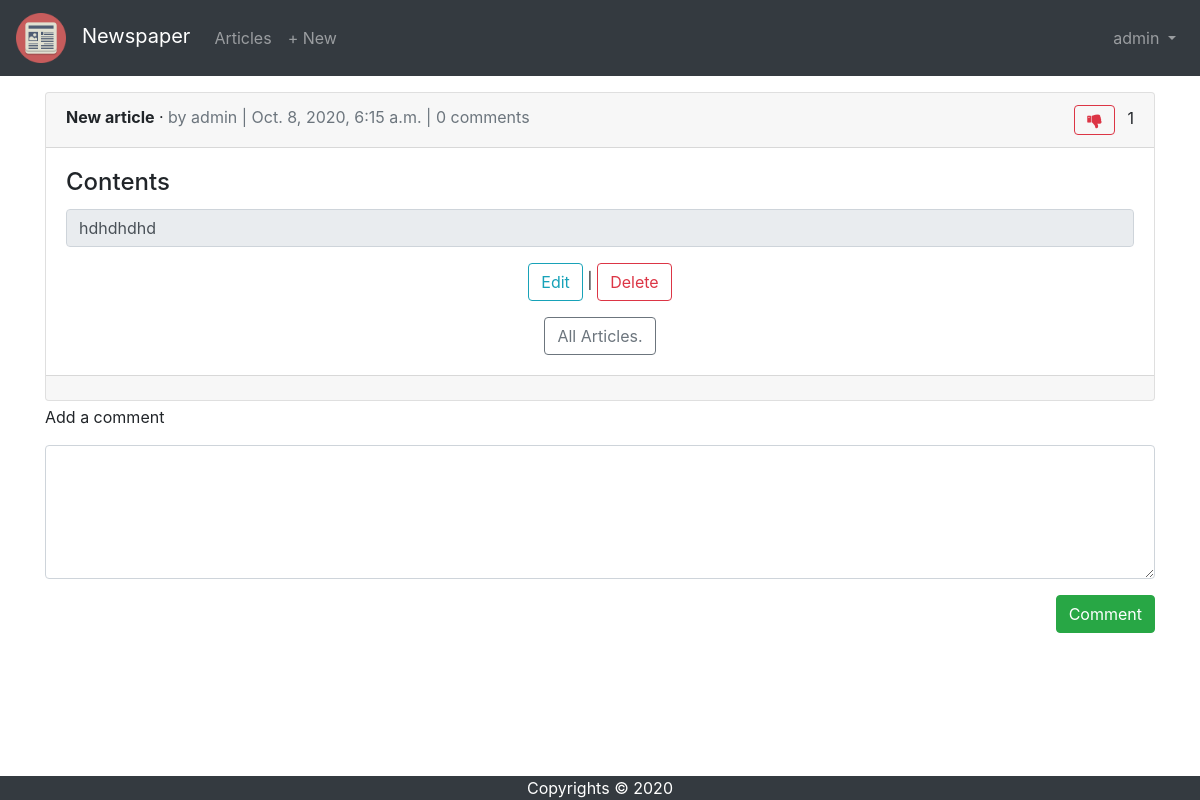
/articles/2/ (signed in), run on the app's committed database.
### users/models.py (models this page shows)
class CustomUser(AbstractUser):
    age = models.PositiveIntegerField(null=True, blank=True)

### articles/models.py (models this page shows, shortened)
class Article(models.Model):
    title = models.CharField(max_length=255)
    body = models.TextField()
    date = models.DateTimeField(auto_now_add=True)
    author = models.ForeignKey(
        to=get_user_model(),
        on_delete=models.CASCADE
    )
    likes = models.ManyToManyField(
        to=get_user_model(),
        related_name='liked_articles',
        blank=True,
        null=True,
    )
    def get_display_rows_count(self) -> int:
        return min(MAX_ROWS_FOR_ARTICLE, len(self.body.split('\n')))
    def is_liked_by(self, user: CustomUser) -> bool:
        return self.likes.all().filter(pk=user.pk).exists()

### articles/views.py (the view)
# urls.py: path('<int:pk>/', ArticleDetailView.as_view(), name='article_detail'),
class ArticleDetailView(DetailView):
    model = Article
    context_object_name = 'article'
    template_name = 'article_detail.html'
    def get_context_data(self, **kwargs):
        context = super().get_context_data(**kwargs)
        context['user_liked_article'] = self.get_object().is_liked_by(user=self.request.user)
        return context

### templates/article_detail.html (shortened to what this page needs)
{% extends 'base.html' %}
{% block content %}
    <div class="card mt-3">
        <div class="card-header">
            <span class="font-weight-bold">{{ article.title }}</span> &middot;
            <span class="text-muted"> by {{ article.author }} |
                {{ article.date }} |
                    {{ article.comments.count }} comments
            </span>
            <span class="float-right">
                <form action="{% url 'vote' article.id %}" method="post">
                    {% if user_liked_article %}
                        <button class="fa fa fa-thumbs-down ml-auto btn btn-outline-danger" type="submit"></button>
                    {% else %}
                        <input hidden name="vote" value="up" />
                        <button class="fa fa fa-thumbs-up ml-auto btn btn-outline-success" type="submit"></button>
                    {% endif %}
                    <span class="ml-2" id="votes">{{ article.likes.count }}</span>
                </form>
            </span>
        </div>
        <div class="card-body">
            <h4 class="card-title">Contents</h4>
            <textarea readonly rows="{{ article.get_display_rows_count }}" class="form-control card-text mb-3"
                      style="resize: none;">{{ article.body }}</textarea>
            <div class="text-center">
                <p><a class="btn btn-outline-info" href="{% url 'article_edit' article.pk %}">Edit</a> |
                    <a class="btn btn-outline-danger" href="{% url 'article_delete' article.pk %}">Delete</a></p>
                <a class="btn btn-outline-secondary" href="{% url 'article_list' %}">All Articles.</a>
            </div>
        </div>
        <div class="card-footer text-muted">
        </div>
    </div>
    <form action="{% url 'comment_create' %}" method="post">
        <div class="form-group">
            <p class="form-text">Add a comment</p>
            <textarea class="form-control" name="comment" rows="5"></textarea>
            <div class="text-right">
                <button type="submit" class="btn btn-success mb-3 mt-3 ml-auto">Comment</button>
            </div>
        </div>
    </form>
{% endblock content %}

### templates/base.html (shortened to what this page needs)
{% load static %}
<!DOCTYPE html>
<html lang="en">
<head>
    <link rel="stylesheet" href="https://stackpath.bootstrapcdn.com/bootstrap/4.5.0/css/bootstrap.min.css"
>
    <link rel="stylesheet" href="https://stackpath.bootstrapcdn.com/font-awesome/4.7.0/css/font-awesome.min.css">
</head>
<body>
<nav class="navbar navbar-expand-lg navbar-dark bg-dark">
    <a class="navbar-brand" href="{% url 'home' %}"><img src="{% static 'images/favicon.ico' %}" alt="" width="50" height="50" class="mr-3">Newspaper</a>
    <div class="collapse navbar-collapse" id="navbarSupportedContent">
        <ul class="navbar-nav">
            <li class="nav-item">
                <a class="nav-link" href="{% url 'article_list' %}">Articles</a>
            </li>
        </ul>
        {% if user.is_authenticated %}
            <ul class="navbar-nav mr-auto">
                <li class="nav-item">
                    <a class="nav-link" href="{% url 'article_create' %}">+ New</a>
                </li>
            </ul>
            <ul class="navbar-nav ml-auto">
                <li class="nav-item">
                    <a class="nav-link dropdown-toggle" href="#" id="navbarDropdown" role="button"
                       data-toggle="dropdown" aria-haspopup="true" aria-expanded="false">
                        {{ user.username }}
                    </a>
                </li>
            </ul>
        {% endif %}
    </div>
</nav>
<main>
    <div class="container">
        {% block content %}
        {% endblock content %}
    </div>
</main>
<footer class="container-fluid bg-dark mt-auto fixed-bottom text-white text-center">
    Copyrights &copy; {% now 'Y' %}
</footer>
</body>
</html>

### data on the page
CustomUser: username "admin"
Article: title "New article", author "admin", date "Oct. 8, 2020, 6:15 a.m.", comments.count "0", likes.count "1", get_display_rows_count "hdhdhdhd"
